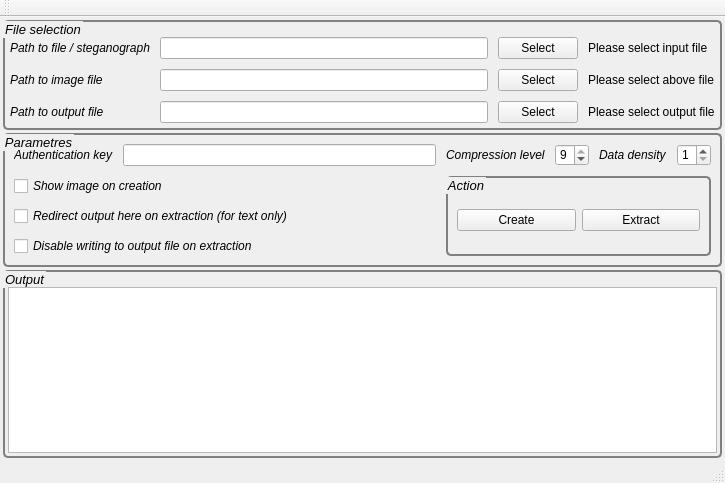
<?xml version="1.0" encoding="UTF-8"?>
<ui version="4.0">
 <class>MainWindow</class>
 <widget class="QMainWindow" name="MainWindow">
  <property name="enabled">
   <bool>true</bool>
  </property>
  <property name="geometry">
   <rect>
    <x>0</x>
    <y>0</y>
    <width>725</width>
    <height>483</height>
   </rect>
  </property>
  <property name="minimumSize">
   <size>
    <width>725</width>
    <height>483</height>
   </size>
  </property>
  <property name="maximumSize">
   <size>
    <width>725</width>
    <height>483</height>
   </size>
  </property>
  <property name="font">
   <font>
    <underline>false</underline>
   </font>
  </property>
  <property name="mouseTracking">
   <bool>false</bool>
  </property>
  <property name="windowTitle">
   <string>MainWindow</string>
  </property>
  <property name="statusTip">
   <string/>
  </property>
  <property name="whatsThis">
   <string/>
  </property>
  <property name="styleSheet">
   <string notr="true">QGroupBox {
    border: 2px solid gray;
    border-radius: 5px;
}
</string>
  </property>
  <widget class="QWidget" name="centralwidget">
   <layout class="QVBoxLayout" name="verticalLayout">
    <property name="spacing">
     <number>3</number>
    </property>
    <property name="leftMargin">
     <number>3</number>
    </property>
    <property name="topMargin">
     <number>3</number>
    </property>
    <property name="rightMargin">
     <number>3</number>
    </property>
    <property name="bottomMargin">
     <number>3</number>
    </property>
    <item>
     <widget class="QGroupBox" name="group_file_selection">
      <property name="font">
       <font>
        <pointsize>10</pointsize>
        <italic>true</italic>
        <underline>false</underline>
        <strikeout>false</strikeout>
       </font>
      </property>
      <property name="title">
       <string>File selection</string>
      </property>
      <property name="flat">
       <bool>false</bool>
      </property>
      <layout class="QGridLayout" name="gridLayout">
       <property name="leftMargin">
        <number>5</number>
       </property>
       <property name="topMargin">
        <number>15</number>
       </property>
       <property name="rightMargin">
        <number>5</number>
       </property>
       <property name="bottomMargin">
        <number>5</number>
       </property>
       <property name="spacing">
        <number>10</number>
       </property>
       <item row="0" column="3">
        <widget class="QLabel" name="label_input_status">
         <property name="text">
          <string>Please select input file</string>
         </property>
        </widget>
       </item>
       <item row="1" column="1">
        <widget class="QLineEdit" name="field_image">
         <property name="enabled">
          <bool>true</bool>
         </property>
        </widget>
       </item>
       <item row="1" column="2">
        <widget class="QPushButton" name="button_image">
         <property name="text">
          <string>Select</string>
         </property>
        </widget>
       </item>
       <item row="0" column="1">
        <widget class="QLineEdit" name="field_input">
         <property name="text">
          <string/>
         </property>
        </widget>
       </item>
       <item row="0" column="2">
        <widget class="QPushButton" name="button_input">
         <property name="text">
          <string>Select</string>
         </property>
        </widget>
       </item>
       <item row="2" column="0">
        <widget class="QLabel" name="label_output">
         <property name="font">
          <font>
           <italic>true</italic>
          </font>
         </property>
         <property name="text">
          <string>Path to output file</string>
         </property>
        </widget>
       </item>
       <item row="2" column="1">
        <widget class="QLineEdit" name="field_output"/>
       </item>
       <item row="1" column="3">
        <widget class="QLabel" name="label_image_status">
         <property name="text">
          <string>Please select above file</string>
         </property>
        </widget>
       </item>
       <item row="2" column="2">
        <widget class="QPushButton" name="button_output">
         <property name="text">
          <string>Select</string>
         </property>
        </widget>
       </item>
       <item row="2" column="3">
        <widget class="QLabel" name="label_output_status">
         <property name="text">
          <string>Please select output file</string>
         </property>
        </widget>
       </item>
       <item row="1" column="0">
        <widget class="QLabel" name="label_image">
         <property name="font">
          <font>
           <italic>true</italic>
          </font>
         </property>
         <property name="text">
          <string>Path to image file</string>
         </property>
        </widget>
       </item>
       <item row="0" column="0">
        <widget class="QLabel" name="label_input">
         <property name="font">
          <font>
           <weight>50</weight>
           <italic>true</italic>
           <bold>false</bold>
          </font>
         </property>
         <property name="text">
          <string>Path to file / steganograph</string>
         </property>
        </widget>
       </item>
      </layout>
     </widget>
    </item>
    <item>
     <widget class="QGroupBox" name="group_parametre">
      <property name="font">
       <font>
        <pointsize>10</pointsize>
        <italic>true</italic>
       </font>
      </property>
      <property name="title">
       <string>Parametres</string>
      </property>
      <layout class="QGridLayout" name="gridLayout_2">
       <property name="spacing">
        <number>10</number>
       </property>
       <item row="0" column="1">
        <widget class="QLineEdit" name="field_authkey">
         <property name="inputMask">
          <string/>
         </property>
         <property name="text">
          <string/>
         </property>
         <property name="maxLength">
          <number>32767</number>
         </property>
         <property name="echoMode">
          <enum>QLineEdit::Password</enum>
         </property>
         <property name="readOnly">
          <bool>false</bool>
         </property>
        </widget>
       </item>
       <item row="2" column="0" colspan="2">
        <widget class="QCheckBox" name="check_stdout">
         <property name="font">
          <font>
           <italic>true</italic>
          </font>
         </property>
         <property name="text">
          <string>Redirect output here on extraction (for text only)</string>
         </property>
         <property name="checked">
          <bool>false</bool>
         </property>
        </widget>
       </item>
       <item row="0" column="3">
        <widget class="QSpinBox" name="spin_compress">
         <property name="prefix">
          <string/>
         </property>
         <property name="maximum">
          <number>9</number>
         </property>
         <property name="value">
          <number>9</number>
         </property>
        </widget>
       </item>
       <item row="1" column="2" rowspan="3" colspan="4">
        <widget class="QGroupBox" name="group_action">
         <property name="font">
          <font>
           <pointsize>10</pointsize>
           <italic>true</italic>
          </font>
         </property>
         <property name="title">
          <string>Action</string>
         </property>
         <layout class="QGridLayout" name="gridLayout_3">
          <property name="topMargin">
           <number>8</number>
          </property>
          <property name="bottomMargin">
           <number>0</number>
          </property>
          <item row="0" column="0">
           <widget class="QPushButton" name="button_create">
            <property name="text">
             <string>Create</string>
            </property>
           </widget>
          </item>
          <item row="0" column="1">
           <widget class="QPushButton" name="button_extract">
            <property name="text">
             <string>Extract</string>
            </property>
           </widget>
          </item>
         </layout>
        </widget>
       </item>
       <item row="0" column="2">
        <widget class="QLabel" name="label_compress">
         <property name="font">
          <font>
           <italic>true</italic>
          </font>
         </property>
         <property name="text">
          <string>Compression level</string>
         </property>
        </widget>
       </item>
       <item row="3" column="0" colspan="2">
        <widget class="QCheckBox" name="check_nowrite">
         <property name="font">
          <font>
           <italic>true</italic>
          </font>
         </property>
         <property name="text">
          <string>Disable writing to output file on extraction</string>
         </property>
        </widget>
       </item>
       <item row="0" column="5">
        <widget class="QSpinBox" name="spin_density">
         <property name="minimum">
          <number>1</number>
         </property>
         <property name="maximum">
          <number>3</number>
         </property>
        </widget>
       </item>
       <item row="0" column="4">
        <widget class="QLabel" name="label_density">
         <property name="font">
          <font>
           <italic>true</italic>
          </font>
         </property>
         <property name="text">
          <string>Data density</string>
         </property>
        </widget>
       </item>
       <item row="1" column="0" colspan="2">
        <widget class="QCheckBox" name="checkBox">
         <property name="font">
          <font>
           <italic>true</italic>
          </font>
         </property>
         <property name="text">
          <string>Show image on creation</string>
         </property>
        </widget>
       </item>
       <item row="0" column="0">
        <widget class="QLabel" name="label_authkey">
         <property name="font">
          <font>
           <italic>true</italic>
          </font>
         </property>
         <property name="text">
          <string>Authentication key</string>
         </property>
        </widget>
       </item>
      </layout>
     </widget>
    </item>
    <item>
     <widget class="QGroupBox" name="group_output">
      <property name="font">
       <font>
        <pointsize>10</pointsize>
        <italic>true</italic>
       </font>
      </property>
      <property name="title">
       <string>Output</string>
      </property>
      <layout class="QGridLayout" name="gridLayout_4">
       <property name="leftMargin">
        <number>3</number>
       </property>
       <property name="topMargin">
        <number>15</number>
       </property>
       <property name="rightMargin">
        <number>3</number>
       </property>
       <property name="bottomMargin">
        <number>3</number>
       </property>
       <property name="spacing">
        <number>10</number>
       </property>
       <item row="0" column="0">
        <widget class="QPlainTextEdit" name="text_output">
         <property name="enabled">
          <bool>true</bool>
         </property>
         <property name="minimumSize">
          <size>
           <width>695</width>
           <height>150</height>
          </size>
         </property>
         <property name="font">
          <font>
           <pointsize>11</pointsize>
          </font>
         </property>
         <property name="documentTitle">
          <string/>
         </property>
         <property name="undoRedoEnabled">
          <bool>false</bool>
         </property>
         <property name="readOnly">
          <bool>true</bool>
         </property>
         <property name="plainText">
          <string/>
         </property>
        </widget>
       </item>
      </layout>
     </widget>
    </item>
   </layout>
  </widget>
  <widget class="QMenuBar" name="menubar">
   <property name="geometry">
    <rect>
     <x>0</x>
     <y>0</y>
     <width>725</width>
     <height>22</height>
    </rect>
   </property>
  </widget>
  <widget class="QToolBar" name="toolBar">
   <property name="windowTitle">
    <string>toolBar</string>
   </property>
   <attribute name="toolBarArea">
    <enum>TopToolBarArea</enum>
   </attribute>
   <attribute name="toolBarBreak">
    <bool>false</bool>
   </attribute>
  </widget>
  <widget class="QStatusBar" name="statusbar"/>
 </widget>
 <resources/>
 <connections/>
</ui>
